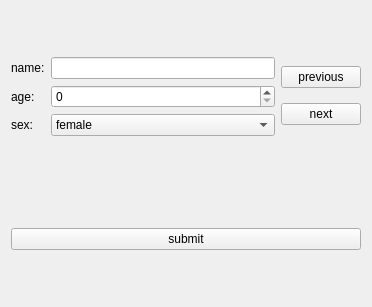
<?xml version="1.0" encoding="UTF-8"?>
<ui version="4.0">
 <class>Widget</class>
 <widget class="QWidget" name="Widget">
  <property name="geometry">
   <rect>
    <x>0</x>
    <y>0</y>
    <width>372</width>
    <height>307</height>
   </rect>
  </property>
  <property name="windowTitle">
   <string>Widget</string>
  </property>
  <layout class="QGridLayout" name="gridLayout_2">
   <item row="0" column="0">
    <layout class="QHBoxLayout" name="horizontalLayout">
     <item>
      <layout class="QGridLayout" name="gridLayout">
       <item row="0" column="0">
        <widget class="QLabel" name="nameLable">
         <property name="text">
          <string>name:</string>
         </property>
        </widget>
       </item>
       <item row="0" column="1">
        <widget class="QLineEdit" name="nameLineEdit"/>
       </item>
       <item row="1" column="0">
        <widget class="QLabel" name="ageLable">
         <property name="text">
          <string>age:</string>
         </property>
        </widget>
       </item>
       <item row="1" column="1">
        <widget class="QSpinBox" name="ageSpinBox"/>
       </item>
       <item row="2" column="0">
        <widget class="QLabel" name="sexLable">
         <property name="text">
          <string>sex:</string>
         </property>
        </widget>
       </item>
       <item row="2" column="1">
        <widget class="QComboBox" name="sexComboBox">
         <item>
          <property name="text">
           <string>female</string>
          </property>
         </item>
         <item>
          <property name="text">
           <string>male</string>
          </property>
         </item>
        </widget>
       </item>
      </layout>
     </item>
     <item>
      <layout class="QVBoxLayout" name="verticalLayout">
       <item>
        <widget class="QPushButton" name="prevBtn">
         <property name="text">
          <string>previous</string>
         </property>
        </widget>
       </item>
       <item>
        <widget class="QPushButton" name="nextBtn">
         <property name="text">
          <string>next</string>
         </property>
        </widget>
       </item>
      </layout>
     </item>
    </layout>
   </item>
   <item row="1" column="0">
    <spacer name="verticalSpacer">
     <property name="orientation">
      <enum>Qt::Vertical</enum>
     </property>
     <property name="sizeType">
      <enum>QSizePolicy::Minimum</enum>
     </property>
     <property name="sizeHint" stdset="0">
      <size>
       <width>20</width>
       <height>40</height>
      </size>
     </property>
    </spacer>
   </item>
   <item row="2" column="0">
    <widget class="QPushButton" name="submitBtn">
     <property name="text">
      <string>submit</string>
     </property>
    </widget>
   </item>
  </layout>
 </widget>
 <resources/>
 <connections/>
</ui>
